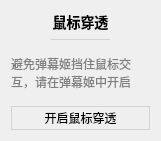
           <widget class="QWidget" name="danmakuMouseTransparentSettingsCard" native="true">
            <property name="geometry">
             <rect>
              <x>190</x>
              <y>320</y>
              <width>161</width>
              <height>141</height>
             </rect>
            </property>
            <property name="styleSheet">
             <string notr="true">#danmakuMouseTransparentSettingsCard
{
	background: #f7f7ff;
	border: none;
	border-radius: 5px;
}</string>
            </property>
            <layout class="QVBoxLayout" name="verticalLayout_33">
             <item>
              <widget class="QLabel" name="label_20">
               <property name="sizePolicy">
                <sizepolicy hsizetype="Preferred" vsizetype="Fixed">
                 <horstretch>0</horstretch>
                 <verstretch>0</verstretch>
                </sizepolicy>
               </property>
               <property name="styleSheet">
                <string notr="true">font-size: 14px;
font-weight: 500;</string>
               </property>
               <property name="text">
                <string>鼠标穿透</string>
               </property>
               <property name="alignment">
                <set>Qt::AlignCenter</set>
               </property>
              </widget>
             </item>
             <item>
              <widget class="QWidget" name="widget_18" native="true">
               <property name="minimumSize">
                <size>
                 <width>0</width>
                 <height>1</height>
                </size>
               </property>
               <property name="maximumSize">
                <size>
                 <width>16777215</width>
                 <height>1</height>
                </size>
               </property>
               <property name="styleSheet">
                <string notr="true">background: lightgray;
margin: 40px;</string>
               </property>
              </widget>
             </item>
             <item>
              <widget class="QLabel" name="label_21">
               <property name="styleSheet">
                <string notr="true">color: gray;</string>
               </property>
               <property name="text">
                <string>避免弹幕姬挡住鼠标交互，请在弹幕姬中开启</string>
               </property>
               <property name="wordWrap">
                <bool>true</bool>
               </property>
              </widget>
             </item>
             <item>
              <widget class="QPushButton" name="closeTransMouseButton">
               <property name="cursor">
                <cursorShape>PointingHandCursor</cursorShape>
               </property>
               <property name="styleSheet">
                <string notr="true">QPushButton
{
	background: transparent;
	border: 1px solid lightgray;
	padding: 2px 4px 2px 4px;
}

QPushButton:hover
{
	background: #eeeeee;
}

QPushButton:pressed
{
	background: #cccccc;
}

</string>
               </property>
               <property name="text">
                <string>开启鼠标穿透</string>
               </property>
              </widget>
             </item>
            </layout>
           </widget>
